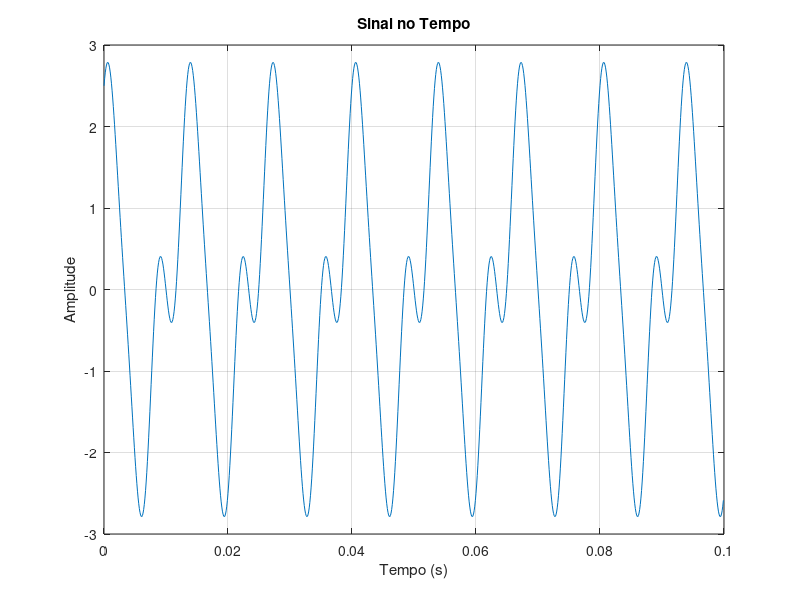
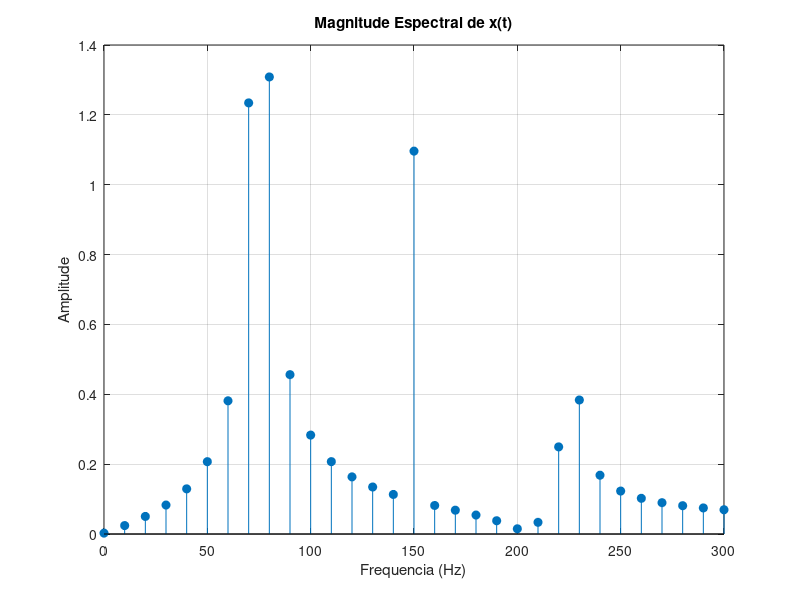

These figures' MATLAB source, in order:
% prob1.m
% Tiago Pita 120152
%

% 1) Criar um vector com o sinal x(t)
fs = 10000;           % Taxa de amostragem de 10kHz
Ts = 1/fs;
t  = 0:Ts:(0.1-Ts);   % Vetor de tempo para 0.1 segundos (1000 amostras)

x = 2 * cos(150*pi*t) + sin(300*pi*t) + 0.5 * cos(450*pi*t);

% 2) Gerar o Gráfico

figure(1);
plot(t, x);
title('Sinal no Tempo');
xlabel('Tempo (s)');
ylabel('Amplitude');
grid on;

% 3) Magnitude Espectral do sinal usando FFT

N = length(x);    % Numero total de amostras
X = fft(x);       % Calculo de Transformada de Fourier

% Normalizacao e calculo do espetro unilaterel (apenas frequencias positivas)
mag_X = abs(X/N);                 % Divide-se por N para obter as amplitudes reais
mag_X_single = mag_X(1:N/2+1);    % Corta o vetor a meio
mag_X_single(2:end-1) = 2*mag_X_single(2:end-1);  % Multiplica por 2 para repor energia

% Criacao do eixo das frequencias (em Hz)
f = (0:(N/2)) * (fs/N);

% Geracao do grafico
figure(2);
stem(f, mag_X_single, 'filled');
title('Magnitude Espectral de x(t)');
xlabel('Frequencia (Hz)');
ylabel('Amplitude');
xlim([0 300]); % Foca o grafico na zona de interesse (temos componentes ate 225 Hz)
grid on;

% 4) Imprimir componentes sinusoidais

% 1. Definir um limiar (threshold) para ignorar lixo numérico
limiar = 0.1 * max(mag_X_single);

% 2. Encontrar os índices onde a magnitude é maior que o limiar
is_peak = (mag_X_single > limiar) & ([0, mag_X_single(1:end-1)] < mag_X_single) & ([mag_X_single(2:end), 0] < mag_X_single);

indices = find(is_peak);

% 3. Contar quantas sinusoides existem (tamanho do vetor de índices)
num_sin = length(indices);

% 4. Imprimir no formato exato pedido pelo enunciado
printf('O sinal contem %d sinusoide(s) no(s) indice(s) %d, %d e %d\n', num_sin, indices(1), indices(2), indices(3));

freqs = f(indices);

printf('As frequencias presentes no sinal sao: %.0f, %.0f e %.0f Hz\n', freqs(1), freqs(2), freqs(3));
